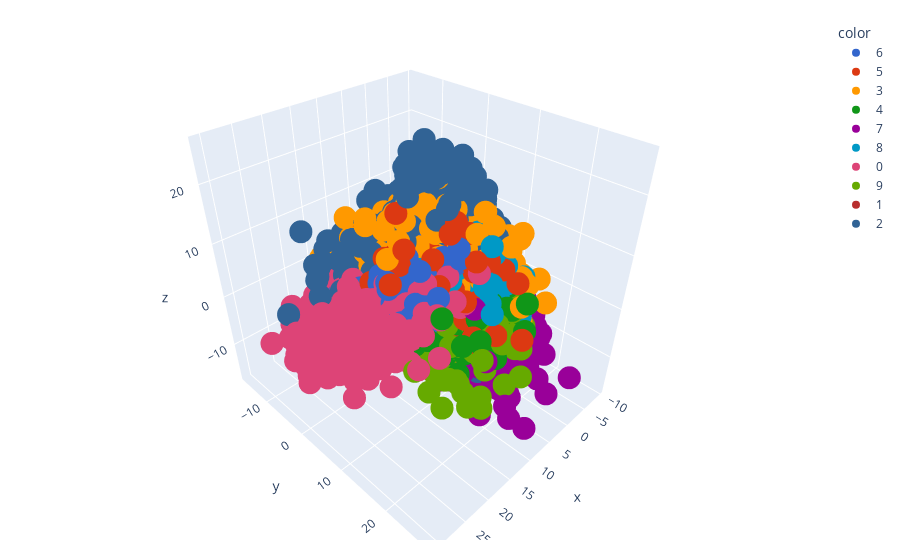

Write notebook code for a chart like this one.
### Code cell
y_train_pca = y_train.astype('str')
fig = px.scatter_3d(x= x_train_pca[:,0],
                    y= x_train_pca[:,1],
                    z = x_train_pca[:,2],
                    color = y_train_pca,
                    color_discrete_sequence=px.colors.qualitative.G10
                    )
fig.update_layout(
    margin = dict(l=20, r=20, t=20, b=20)
)
fig.show()

### Figure 1 — Plotly figure (JSON) as saved in the notebook; plotly's stock layout.template omitted (floating-point values rounded to 4 significant figures; data arrays with more than 128 entries replaced by an {"elided": "..."} marker saying what was removed)
{"data": [{"hovertemplate": "color=6<br>x=%{x}<br>y=%{y}<br>z=%{z}<extra></extra>", "legendgroup": "6", "marker": {"color": "#3366CC", "symbol": "circle"}, "mode": "markers", "name": "6", "scene": "scene", "showlegend": true, "type": "scatter3d", "x": {"elided": "3352 float values"}, "y": {"elided": "3352 float values"}, "z": {"elided": "3352 float values"}}, {"hovertemplate": "color=5<br>x=%{x}<br>y=%{y}<br>z=%{z}<extra></extra>", "legendgroup": "5", "marker": {"color": "#DC3912", "symbol": "circle"}, "mode": "markers", "name": "5", "scene": "scene", "showlegend": true, "type": "scatter3d", "x": {"elided": "3093 float values"}, "y": {"elided": "3093 float values"}, "z": {"elided": "3093 float values"}}, {"hovertemplate": "color=3<br>x=%{x}<br>y=%{y}<br>z=%{z}<extra></extra>", "legendgroup": "3", "marker": {"color": "#FF9900", "symbol": "circle"}, "mode": "markers", "name": "3", "scene": "scene", "showlegend": true, "type": "scatter3d", "x": {"elided": "3414 float values"}, "y": {"elided": "3414 float values"}, "z": {"elided": "3414 float values"}}, {"hovertemplate": "color=4<br>x=%{x}<br>y=%{y}<br>z=%{z}<extra></extra>", "legendgroup": "4", "marker": {"color": "#109618", "symbol": "circle"}, "mode": "markers", "name": "4", "scene": "scene", "showlegend": true, "type": "scatter3d", "x": {"elided": "3233 float values"}, "y": {"elided": "3233 float values"}, "z": {"elided": "3233 float values"}}, {"hovertemplate": "color=7<br>x=%{x}<br>y=%{y}<br>z=%{z}<extra></extra>", "legendgroup": "7", "marker": {"color": "#990099", "symbol": "circle"}, "mode": "markers", "name": "7", "scene": "scene", "showlegend": true, "type": "scatter3d", "x": {"elided": "3508 float values"}, "y": {"elided": "3508 float values"}, "z": {"elided": "3508 float values"}}, {"hovertemplate": "color=8<br>x=%{x}<br>y=%{y}<br>z=%{z}<extra></extra>", "legendgroup": "8", "marker": {"color": "#0099C6", "symbol": "circle"}, "mode": "markers", "name": "8", "scene": "scene", "showlegend": true, "type": "scatter3d", "x": {"elided": "3228 float values"}, "y": {"elided": "3228 float values"}, "z": {"elided": "3228 float values"}}, {"hovertemplate": "color=0<br>x=%{x}<br>y=%{y}<br>z=%{z}<extra></extra>", "legendgroup": "0", "marker": {"color": "#DD4477", "symbol": "circle"}, "mode": "markers", "name": "0", "scene": "scene", "showlegend": true, "type": "scatter3d", "x": {"elided": "3316 float values"}, "y": {"elided": "3316 float values"}, "z": {"elided": "3316 float values"}}, {"hovertemplate": "color=9<br>x=%{x}<br>y=%{y}<br>z=%{z}<extra></extra>", "legendgroup": "9", "marker": {"color": "#66AA00", "symbol": "circle"}, "mode": "markers", "name": "9", "scene": "scene", "showlegend": true, "type": "scatter3d", "x": {"elided": "3350 float values"}, "y": {"elided": "3350 float values"}, "z": {"elided": "3350 float values"}}, {"hovertemplate": "color=1<br>x=%{x}<br>y=%{y}<br>z=%{z}<extra></extra>", "legendgroup": "1", "marker": {"color": "#B82E2E", "symbol": "circle"}, "mode": "markers", "name": "1", "scene": "scene", "showlegend": true, "type": "scatter3d", "x": {"elided": "3775 float values"}, "y": {"elided": "3775 float values"}, "z": {"elided": "3775 float values"}}, {"hovertemplate": "color=2<br>x=%{x}<br>y=%{y}<br>z=%{z}<extra></extra>", "legendgroup": "2", "marker": {"color": "#316395", "symbol": "circle"}, "mode": "markers", "name": "2", "scene": "scene", "showlegend": true, "type": "scatter3d", "x": {"elided": "3331 float values"}, "y": {"elided": "3331 float values"}, "z": {"elided": "3331 float values"}}], "layout": {"legend": {"title": {"text": "color"}, "tracegroupgap": 0}, "margin": {"b": 20, "l": 20, "r": 20, "t": 20}, "scene": {"domain": {"x": [0, 1], "y": [0, 1]}, "xaxis": {"title": {"text": "x"}}, "yaxis": {"title": {"text": "y"}}, "zaxis": {"title": {"text": "z"}}}}}
